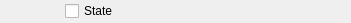
<?xml version="1.0" encoding="UTF-8"?>
<ui version="4.0">
 <class>StatePickerWidget</class>
 <widget class="QWidget" name="StatePickerWidget">
  <property name="geometry">
   <rect>
    <x>0</x>
    <y>0</y>
    <width>351</width>
    <height>23</height>
   </rect>
  </property>
  <property name="windowTitle">
   <string>Form</string>
  </property>
  <layout class="QHBoxLayout" name="horizontalLayout" stretch="1,5">
   <property name="spacing">
    <number>8</number>
   </property>
   <property name="leftMargin">
    <number>0</number>
   </property>
   <property name="topMargin">
    <number>0</number>
   </property>
   <property name="rightMargin">
    <number>0</number>
   </property>
   <property name="bottomMargin">
    <number>0</number>
   </property>
   <item>
    <widget class="QWidget" name="spacer" native="true"/>
   </item>
   <item>
    <widget class="QCheckBox" name="stateCheckBox">
     <property name="text">
      <string>State</string>
     </property>
    </widget>
   </item>
  </layout>
 </widget>
 <resources/>
 <connections/>
</ui>
